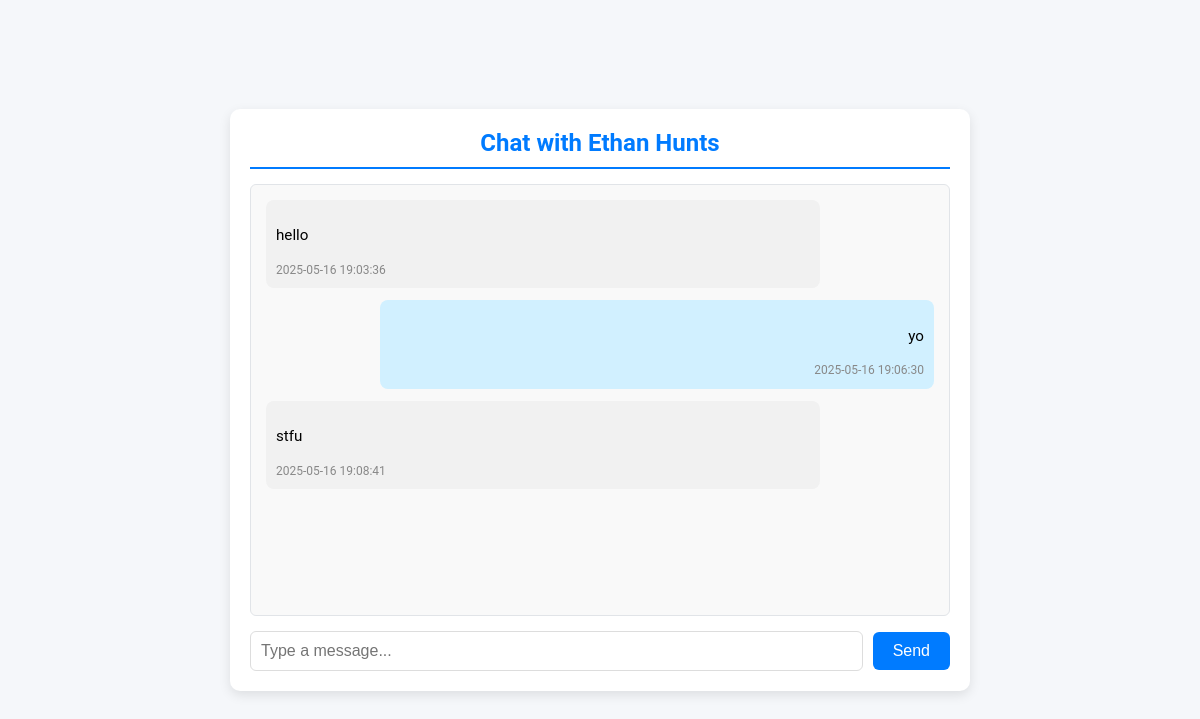
/index.php?controller=chat&action=view&chatRoomId=1 (signed in), run on the app's committed database.
### tables this page shows
CREATE TABLE `chat` (
  `chatRoomId` int(11) NOT NULL,
  `clientId` int(11) NOT NULL,
  `nurseId` int(11) NOT NULL,
  `createAt` text NOT NULL,
  `messages` text NOT NULL,
  `serviceCode` text NOT NULL
);

CREATE TABLE `users` (
  `Id` int(6) NOT NULL,
  `email` varchar(255) NOT NULL,
  `password` varchar(128) NOT NULL,
  `firstName` varchar(60) NOT NULL,
  `lastName` varchar(60) NOT NULL,
  `ZipCode` varchar(7) NOT NULL,
  `Gender` enum('Female','Male','Non-binary','Prefer not to say') NOT NULL,
  `createdAt` datetime NOT NULL,
  `updatedAt` datetime NOT NULL,
  `isActive` tinyint(1) NOT NULL DEFAULT 1,
  `DOB` date DEFAULT NULL
);

### Controllers/Controller.php (called while the page is built, shortened)
<?php
class Controller{
    function render($controller, $view, $data = []) {
        extract($data);
        include "Views/$controller/$view.php";
    }
}
?>

### index.php (called while the page is built, shortened)
<?php
$ct = new $controllerClassName();
$ct->route();
?>

### Models/Chat.php (called while the page is built, shortened)
<?php
class Chat extends Model {
    public static function getChatRoom($chatRoomId, $userId) {
        $conn = self::connect();
        $sql = "SELECT c.*,
        nu.firstName as nurseFirstName,
        nu.lastName as nurseLastName,
        cu.firstName as clientFirstName,
        cu.lastName as clientLastName,
        n.specialitiesGoodAt,
        p.problem
        FROM chat c
        JOIN users nu ON c.nurseId = nu.Id
        JOIN users cu ON c.clientId = cu.Id
        LEFT JOIN nurse n ON c.nurseId = n.NurseID
        LEFT JOIN patients p ON c.clientId = p.patientID
        WHERE c.chatRoomId = ? AND (c.nurseId = ? OR c.clientId = ?)";
        $stmt = $conn->prepare($sql);
        $stmt->bind_param("iii", $chatRoomId, $userId, $userId);
        $stmt->execute();
        $result = $stmt->get_result();
        $chatRoom = $result->fetch_object();
        $messagesArray = json_decode($chatRoom->messages, true);
        $chatRoom->messagesArray = $messagesArray;
        return $chatRoom;
    }
}
?>

### Views/chat/chatRoom.php (the view, shortened to what this page needs)
<!DOCTYPE html>
<html lang="en">
<head>
    <link rel="stylesheet" type="text/css" href="/NurseProject/Views/styles/chat.css">
</head>
<body>
<div class="chat-container">
    <header class="chat-header">
        <h2>Chat with
            <?php
            if ($_SESSION['user_type'] === 'nurse') {
                echo htmlspecialchars($chatRoom->clientFirstName . ' ' . $chatRoom->clientLastName);
            } else {
                echo htmlspecialchars($chatRoom->nurseFirstName . ' ' . $chatRoom->nurseLastName);
            }
            ?>
        </h2>
    </header>
    <div class="message-list">
        <?php foreach ($chatRoom->messagesArray as $msg): ?>
            <div class="message <?= $msg['sender_id'] == $userId ? 'from-me' : 'from-them' ?>">
                <p><?= htmlspecialchars($msg['message']) ?></p>
                <div class="timestamp"><?= $msg['timestamp'] ?></div>
            </div>
        <?php endforeach; ?>
    </div>
    <form action="index.php?controller=chat&action=sendMessage" method="POST" class="chat-form">
        <input type="text" name="message" placeholder="Type a message..." required>
        <button type="submit">Send</button>
    </form>
</div>
</body>
</html>

### Views/styles/chat.css (style rules this page uses)
body { font-family: 'Roboto', Arial, sans-serif; background-color: #f5f7fa; margin: 0; padding: 0; display: flex; justify-content: center; align-items: center; min-height: 100vh; }
.chat-container { background-color: #ffffff; padding: 20px; max-width: 700px; width: 100%; border-radius: 10px; box-shadow: 0 4px 12px rgba(0, 0, 0, 0.1); }
.chat-header { border-bottom: 2px solid #007bff; margin-bottom: 15px; padding-bottom: 10px; }
h2 { font-size: 1.5rem; margin: 0; color: #007bff; text-align: center; }
.message-list { border: 1px solid #e1e4e8; border-radius: 6px; padding: 15px; height: 400px; overflow-y: auto; margin-bottom: 15px; background-color: #f9f9f9; }
.message { margin-bottom: 12px; padding: 10px; border-radius: 8px; font-size: 0.95rem; line-height: 1.4; max-width: 80%; }
.from-me { background-color: #d1f0ff; margin-left: auto; text-align: right; }
.from-them { background-color: #f1f1f1; margin-right: auto; text-align: left; }
.timestamp { font-size: 0.75rem; color: #888; margin-top: 5px; }
.chat-form { display: flex; gap: 10px; align-items: center; }
input[type="text"] { flex-grow: 1; padding: 10px; border-radius: 6px; border: 1px solid #ddd; font-size: 1rem; }
button { padding: 10px 20px; border-radius: 6px; background-color: #007bff; color: #ffffff; font-size: 1rem; border: none; cursor: pointer; transition: background-color 0.3s; }

### data on the page
chat: users.firstName+lastName "Ethan Hunts", message "hello", timestamp "2025-05-16 19:03:36", message "yo", timestamp "2025-05-16 19:06:30", message "stfu", timestamp "2025-05-16 19:08:41"
